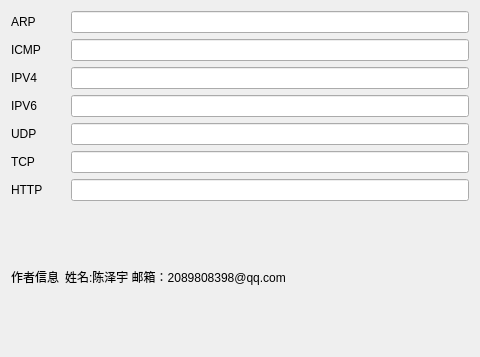
<?xml version="1.0" encoding="UTF-8"?>
<ui version="4.0">
 <class>count_dialog</class>
 <widget class="QDialog" name="count_dialog">
  <property name="geometry">
   <rect>
    <x>0</x>
    <y>0</y>
    <width>480</width>
    <height>357</height>
   </rect>
  </property>
  <property name="windowTitle">
   <string>Dialog</string>
  </property>
  <layout class="QGridLayout" name="gridLayout_2">
   <item row="0" column="0">
    <layout class="QGridLayout" name="gridLayout">
     <item row="4" column="0" colspan="2">
      <widget class="QLabel" name="label_3">
       <property name="text">
        <string>UDP</string>
       </property>
      </widget>
     </item>
     <item row="0" column="0" colspan="2">
      <widget class="QLabel" name="label_2">
       <property name="text">
        <string>ARP</string>
       </property>
      </widget>
     </item>
     <item row="1" column="0" colspan="2">
      <widget class="QLabel" name="label_5">
       <property name="text">
        <string>ICMP</string>
       </property>
      </widget>
     </item>
     <item row="0" column="2">
      <widget class="QLineEdit" name="le_arp"/>
     </item>
     <item row="2" column="2">
      <widget class="QLineEdit" name="le_v4"/>
     </item>
     <item row="1" column="2">
      <widget class="QLineEdit" name="le_icmp"/>
     </item>
     <item row="2" column="0" colspan="2">
      <widget class="QLabel" name="label_4">
       <property name="text">
        <string>IPV4</string>
       </property>
      </widget>
     </item>
     <item row="3" column="0" colspan="2">
      <widget class="QLabel" name="label">
       <property name="text">
        <string>IPV6</string>
       </property>
      </widget>
     </item>
     <item row="3" column="2">
      <widget class="QLineEdit" name="le_v6"/>
     </item>
     <item row="8" column="0">
      <widget class="QLabel" name="label_7">
       <property name="text">
        <string>作者信息</string>
       </property>
      </widget>
     </item>
     <item row="5" column="2">
      <widget class="QLineEdit" name="le_tcp"/>
     </item>
     <item row="8" column="1" colspan="2">
      <widget class="QLabel" name="label_8">
       <property name="text">
        <string>姓名:陈泽宇 邮箱：2089808398@qq.com</string>
       </property>
      </widget>
     </item>
     <item row="5" column="0" colspan="2">
      <widget class="QLabel" name="label_6">
       <property name="text">
        <string>TCP</string>
       </property>
      </widget>
     </item>
     <item row="4" column="2">
      <widget class="QLineEdit" name="le_udp"/>
     </item>
     <item row="7" column="0">
      <widget class="QLabel" name="label_9">
       <property name="text">
        <string>HTTP</string>
       </property>
      </widget>
     </item>
     <item row="7" column="2">
      <widget class="QLineEdit" name="le_http"/>
     </item>
    </layout>
   </item>
  </layout>
 </widget>
 <resources/>
 <connections/>
</ui>
